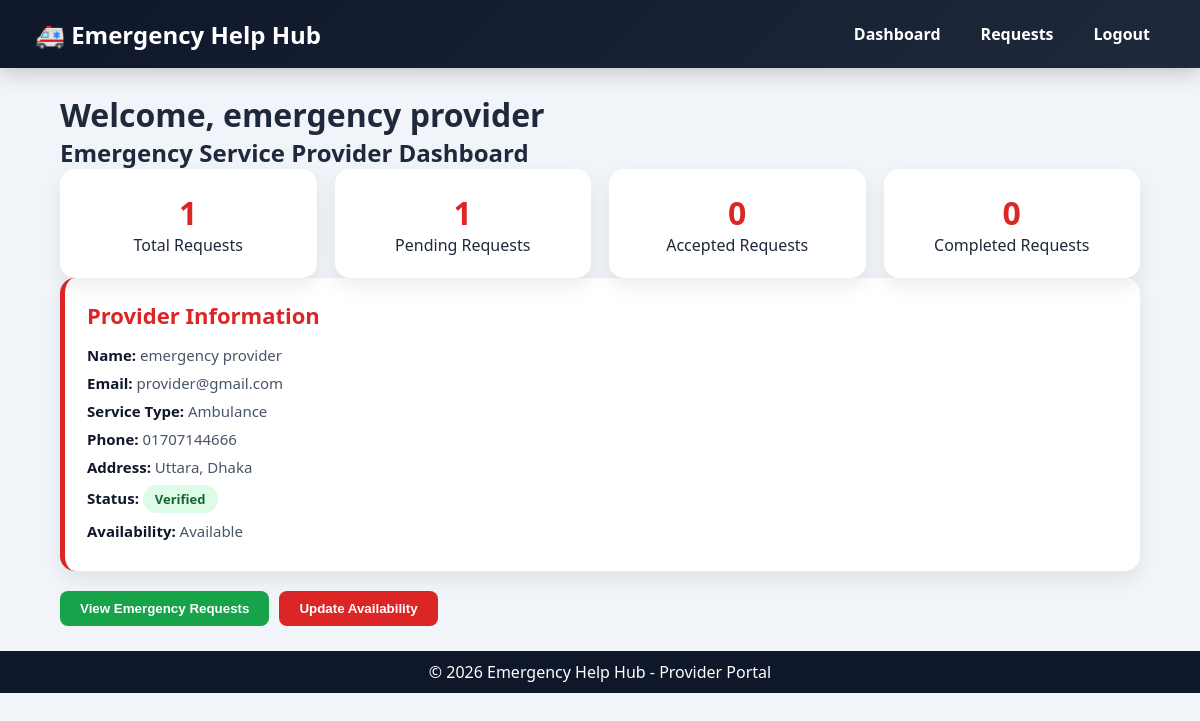
The page /controller/provider/dashboard.php (signed in) on the database its author committed.
### tables this page shows
CREATE TABLE `service_providers` (
  `provider_id` int(10) UNSIGNED NOT NULL,
  `provider_name` varchar(150) NOT NULL,
  `email` varchar(100) NOT NULL,
  `password` varchar(255) NOT NULL,
  `service_type` varchar(50) NOT NULL,
  `phone` varchar(20) NOT NULL,
  `address` text DEFAULT NULL,
  `latitude` decimal(10,8) DEFAULT NULL,
  `longitude` decimal(11,8) DEFAULT NULL,
  `status` enum('Pending','Verified','Rejected','Inactive') DEFAULT 'Pending',
  `availability_status` enum('Available','Busy','Offline') DEFAULT 'Available',
  `created_at` timestamp NOT NULL DEFAULT current_timestamp(),
  `updated_at` timestamp NOT NULL DEFAULT current_timestamp() ON UPDATE current_timestamp(),
  `service_range` int(11) DEFAULT 10
);

### controller/provider/dashboard.php (called while the page is built, shortened)
<?php
require_once __DIR__ . "/../../model/provider/ProviderModel.php";
$providerId = $_SESSION["provider_id"];
$provider = getProviderProfile($providerId);
$totalRequests = getProviderRequestCount($providerId);
$pendingRequests = getProviderStatusCount(
    $providerId,
    "Pending"
);
$acceptedRequests = getProviderStatusCount(
    $providerId,
    "Accepted"
);
$completedRequests = getProviderStatusCount(
    $providerId,
    "Completed"
);
require_once __DIR__ . "/../../view/provider/dashboard.php";
?>

### model/provider/ProviderModel.php (called while the page is built, shortened)
<?php
require_once __DIR__ . "/../../config/db.php";
function getProviderProfile($providerId)
{
    global $conn;
    $stmt = mysqli_prepare(
        $conn,
        "SELECT
            provider_id,
            provider_name,
            email,
            service_type,
            phone,
            address,
            status,
            availability_status
        FROM service_providers
        WHERE provider_id = ?
        LIMIT 1"
    );
    mysqli_stmt_bind_param(
        $stmt,
        "i",
        $providerId
    );
    mysqli_stmt_execute($stmt);
    $result = mysqli_stmt_get_result($stmt);
    $provider = mysqli_fetch_assoc($result);
    return $provider;
}
function getProviderRequestCount($providerId)
{
    global $conn;
    $stmt = mysqli_prepare(
        $conn,
        "SELECT COUNT(*) AS total
        FROM emergency_requests
        WHERE provider_id = ?"
    );
    mysqli_stmt_bind_param(
        $stmt,
        "i",
        $providerId
    );
    mysqli_stmt_execute($stmt);
    $result = mysqli_stmt_get_result($stmt);
    $data = mysqli_fetch_assoc($result);
    return $data["total"];
}
function getProviderStatusCount($providerId, $status)
{
    global $conn;
    $stmt = mysqli_prepare(
        $conn,
        "SELECT COUNT(*) AS total
        FROM emergency_requests
        WHERE provider_id = ?
        AND status = ?"
    );
    mysqli_stmt_bind_param(
        $stmt,
        "is",
        $providerId,
        $status
    );
    mysqli_stmt_execute($stmt);
    $result = mysqli_stmt_get_result($stmt);
    $data = mysqli_fetch_assoc($result);
    return $data["total"];
}
?>

### view/provider/dashboard.php (the view, shortened to what this page needs)
<!DOCTYPE html>
<html lang="en">
<head>
<link rel="stylesheet" href="../../assets/css/provider.css">
</head>
<body>
<header>
<h2>🚑 Emergency Help Hub</h2>
<nav>
<a href="../../controller/provider/dashboard.php">Dashboard</a>
<a href="../../controller/provider/requests.php">Requests</a>
<a href="../../controller/provider/logout.php">Logout</a>
</nav>
</header>
<main class="dashboard-container">
<h1>
Welcome, <?= htmlspecialchars($provider["provider_name"]) ?>
</h1>
<h2>
Emergency Service Provider Dashboard
</h2>
<div class="dashboard-cards">
<div class="dashboard-card">
<h2><?= $totalRequests ?></h2>
<p>Total Requests</p>
</div>
<div class="dashboard-card">
<h2><?= $pendingRequests ?></h2>
<p>Pending Requests</p>
</div>
<div class="dashboard-card">
<h2><?= $acceptedRequests ?></h2>
<p>Accepted Requests</p>
</div>
<div class="dashboard-card">
<h2><?= $completedRequests ?></h2>
<p>Completed Requests</p>
</div>
</div>
<div class="request-card">
<h2>
Provider Information
</h2>
<p>
<strong>Name:</strong>
<?= htmlspecialchars($provider["provider_name"]) ?>
</p>
<p>
<strong>Email:</strong>
<?= htmlspecialchars($provider["email"]) ?>
</p>
<p>
<strong>Service Type:</strong>
<?= htmlspecialchars($provider["service_type"]) ?>
</p>
<p>
<strong>Phone:</strong>
<?= htmlspecialchars($provider["phone"]) ?>
</p>
<p>
<strong>Address:</strong>
<?= htmlspecialchars($provider["address"]) ?>
</p>
<p>
<strong>Status:</strong>
<span class="status Accepted">
<?= htmlspecialchars($provider["status"]) ?>
</span>
</p>
<p>
<strong>Availability:</strong>
<?= htmlspecialchars($provider["availability_status"]) ?>
</p>
</div>
<div class="actions">
<a href="../../controller/provider/requests.php">
<button type="button">
View Emergency Requests
</button>
</a>
<a href="../../controller/provider/availability.php">
<button type="button">
Update Availability
</button>
</a>
</div>
</main>
<footer>
<p>
© 2026 Emergency Help Hub - Provider Portal
</p>
</footer>
</body>
</html>

### assets/css/provider.css (style rules this page uses)
* { margin: 0; padding: 0; box-sizing: border-box; }
body { font-family: "Segoe UI", Arial, sans-serif; background: #f1f5f9; color: #1e293b; min-height: 100vh; display: flex; flex-direction: column; }
header { background: linear-gradient(135deg, #0f172a, #1e293b); padding: 15px 35px; display: flex; justify-content: space-between; align-items: center; box-shadow: 0 5px 20px rgba(0, 0, 0, .2); }
header h2 { color: white; font-size: 24px; }
nav { display: flex; gap: 10px; }
nav a { text-decoration: none; color: white; padding: 8px 15px; border-radius: 8px; transition: .3s; font-weight: 600; }
.request-card { background: white; border-radius: 15px; padding: 22px; margin-bottom: 20px; box-shadow: 0 8px 20px rgba(0, 0, 0, .08); border-left: 5px solid #dc2626; transition: .3s; }
.request-card h2 { color: #dc2626; margin-bottom: 15px; font-size: 22px; }
.request-card p { margin-bottom: 8px; font-size: 15px; color: #475569; }
.request-card strong { color: #0f172a; }
.status { display: inline-block; padding: 5px 12px; border-radius: 20px; font-size: 13px; font-weight: bold; }
.status.Accepted { background: #dcfce7; color: #166534; }
.actions { margin-top: 15px; display: flex; gap: 10px; }
.actions a { text-decoration: none; }
.actions button { border: none; padding: 10px 20px; border-radius: 8px; cursor: pointer; font-weight: bold; transition: .3s; }
.actions a:first-child button { background: #16a34a; color: white; }
.actions a:nth-child(2) button { background: #dc2626; color: white; }
.dashboard-container { width: 90%; max-width: 1100px; margin: 25px auto; }
.dashboard-cards { display: grid; grid-template-columns: repeat(auto-fit, minmax(200px, 1fr)); gap: 18px; }
.dashboard-card { background: white; padding: 22px; border-radius: 15px; text-align: center; box-shadow: 0 8px 20px rgba(0, 0, 0, .08); }
.dashboard-card h2 { font-size: 32px; color: #dc2626; }
footer { background: #0f172a; color: white; text-align: center; padding: 10px; }
button { cursor: pointer; }

### rows shown on the page
service_providers: provider_name "emergency provider", email "provider@gmail.com", service_type "Ambulance", phone "01707144666", address "Uttara, Dhaka", status "Verified", availability_status "Available"

### other values the page prints
$totalRequests "1"
$pendingRequests "1"
$acceptedRequests "0"
$completedRequests "0"
